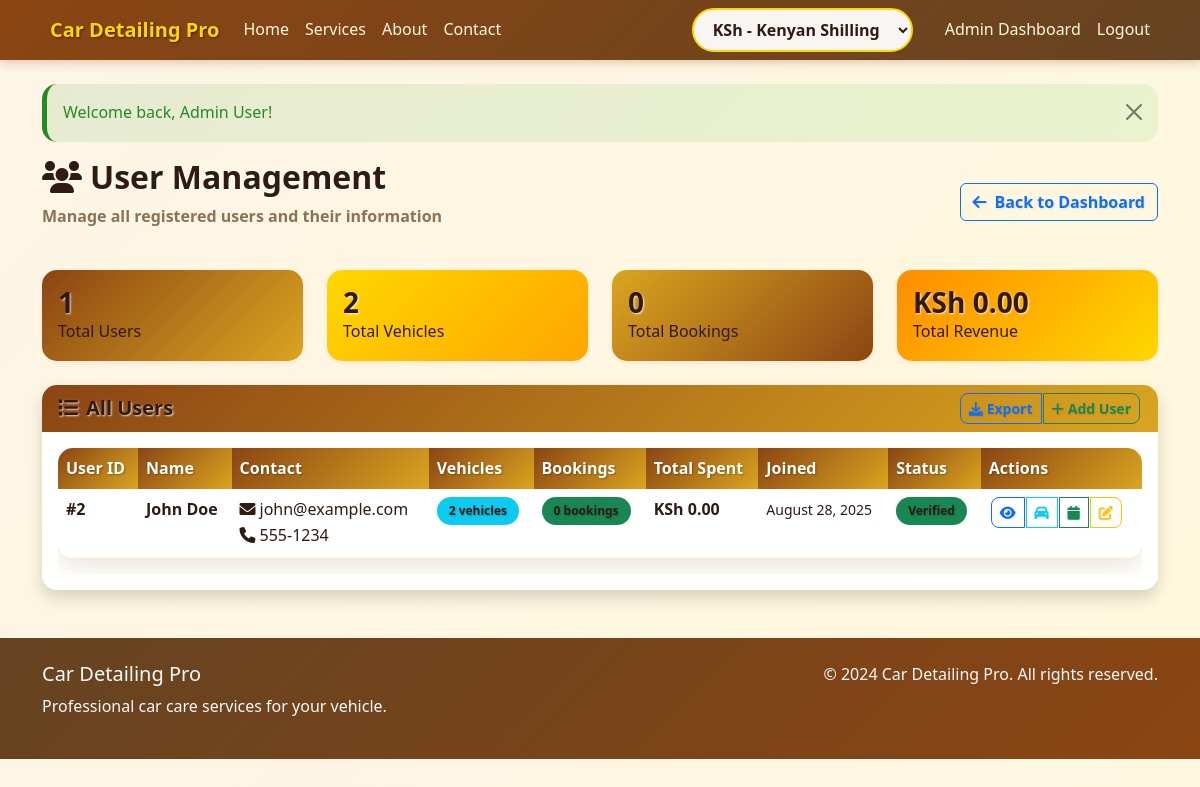
The app's page /index.php?page=admin_users (signed in) with its own data.
### tables this page shows
CREATE TABLE users (
    id INT AUTO_INCREMENT PRIMARY KEY,
    full_name VARCHAR(100) NOT NULL,
    email VARCHAR(100) UNIQUE NOT NULL,
    phone VARCHAR(20) NOT NULL,
    password VARCHAR(255) NOT NULL,
    is_admin TINYINT(1) DEFAULT 0,
    email_verified TINYINT(1) DEFAULT 0,
    verification_token VARCHAR(255),
    reset_token VARCHAR(255),
    reset_token_expires DATETIME,
    created_at TIMESTAMP DEFAULT CURRENT_TIMESTAMP,
    updated_at TIMESTAMP DEFAULT CURRENT_TIMESTAMP ON UPDATE CURRENT_TIMESTAMP,
    INDEX idx_email (email),
    INDEX idx_admin (is_admin)
);

### pages/admin_users.php (the view, shortened to what this page needs)
<?php
$all_users_sql = "SELECT u.*,
                         COUNT(DISTINCT v.id) as vehicle_count,
                         COUNT(DISTINCT b.id) as booking_count,
                         SUM(b.total_amount) as total_spent
                  FROM users u
                  LEFT JOIN vehicles v ON u.id = v.user_id
                  LEFT JOIN bookings b ON u.id = b.user_id AND b.status = 'completed'
                  WHERE u.is_admin = 0
                  GROUP BY u.id
                  ORDER BY u.created_at DESC";
$all_users_result = $conn->query($all_users_sql);
$all_users = $all_users_result->fetch_all(MYSQLI_ASSOC);
?>
<div class="admin-dashboard">
    <div class="row mb-4">
        <div class="col-12">
            <div class="d-flex justify-content-between align-items-center">
                <div>
                    <h2 class="text-primary">
                        <i class="fas fa-users me-2"></i>User Management
                    </h2>
                    <p class="text-muted">Manage all registered users and their information</p>
                </div>
                <div>
                    <a href="index.php?page=admin" class="btn btn-outline-primary">
                        <i class="fas fa-arrow-left me-2"></i>Back to Dashboard
                    </a>
                </div>
            </div>
        </div>
    </div>
    <div class="row mb-4">
        <div class="col-md-3">
            <div class="card border-0 shadow-sm" style="background: linear-gradient(135deg, var(--primary-color), var(--accent-color));">
                <div class="card-body text-white">
                    <h3 class="mb-0 fw-bold"><?php echo count($all_users); ?></h3>
                    <p class="mb-0">Total Users</p>
                </div>
            </div>
        </div>
        <div class="col-md-3">
            <div class="card border-0 shadow-sm" style="background: linear-gradient(135deg, var(--secondary-color), #FFA500);">
                <div class="card-body text-dark">
                    <h3 class="mb-0 fw-bold"><?php echo array_sum(array_column($all_users, 'vehicle_count')); ?></h3>
                    <p class="mb-0">Total Vehicles</p>
                </div>
            </div>
        </div>
        <div class="col-md-3">
            <div class="card border-0 shadow-sm" style="background: linear-gradient(135deg, var(--accent-color), var(--primary-color));">
                <div class="card-body text-white">
                    <h3 class="mb-0 fw-bold"><?php echo array_sum(array_column($all_users, 'booking_count')); ?></h3>
                    <p class="mb-0">Total Bookings</p>
                </div>
            </div>
        </div>
        <div class="col-md-3">
            <div class="card border-0 shadow-sm" style="background: linear-gradient(135deg, var(--warning-color), #FFD700);">
                <div class="card-body text-dark">
                    <h3 class="mb-0 fw-bold"><?php echo format_currency(array_sum(array_column($all_users, 'total_spent'))); ?></h3>
                    <p class="mb-0">Total Revenue</p>
                </div>
            </div>
        </div>
    </div>
    <div class="row">
        <div class="col-12">
            <div class="card shadow">
                <div class="card-header d-flex justify-content-between align-items-center">
                    <h5 class="mb-0"><i class="fas fa-list me-2"></i>All Users</h5>
                    <div class="btn-group">
                        <button type="button" class="btn btn-outline-primary btn-sm" onclick="exportUsers()">
                            <i class="fas fa-download me-1"></i>Export
                        </button>
                        <button type="button" class="btn btn-outline-success btn-sm" onclick="addUser()">
                            <i class="fas fa-plus me-1"></i>Add User
                        </button>
                    </div>
                </div>
                <div class="card-body">
                    <?php if (empty($all_users)): ?>
                        <div class="text-center py-4">
                            <i class="fas fa-users fa-3x text-muted mb-3"></i>
                            <h5 class="text-muted">No users found</h5>
                            <p class="text-muted">There are no registered users yet.</p>
                        </div>
                    <?php else: ?>
                        <div class="table-responsive">
                            <table class="table table-hover">
                                <thead>
                                    <tr>
                                        <th>User ID</th>
                                        <th>Name</th>
                                        <th>Contact</th>
                                        <th>Vehicles</th>
                                        <th>Bookings</th>
                                        <th>Total Spent</th>
                                        <th>Joined</th>
                                        <th>Status</th>
                                        <th>Actions</th>
                                    </tr>
                                </thead>
                                <tbody>
                                    <?php foreach ($all_users as $user): ?>
                                        <tr>
                                            <td>
                                                <strong>#<?php echo $user['id']; ?></strong>
                                            </td>
                                            <td>
                                                <strong><?php echo htmlspecialchars($user['full_name']); ?></strong>
                                            </td>
                                            <td>
                                                <div><i class="fas fa-envelope me-1"></i><?php echo htmlspecialchars($user['email']); ?></div>
                                                <div><i class="fas fa-phone me-1"></i><?php echo htmlspecialchars($user['phone']); ?></div>
                                            </td>
                                            <td>
                                                <span class="badge bg-info"><?php echo $user['vehicle_count']; ?> vehicles</span>
                                            </td>
                                            <td>
                                                <span class="badge bg-success"><?php echo $user['booking_count']; ?> bookings</span>
                                            </td>
                                            <td>
                                                <strong><?php echo format_currency($user['total_spent'] ?? 0); ?></strong>
                                            </td>
                                            <td>
                                                <small><?php echo format_date($user['created_at']); ?></small>
                                            </td>
                                            <td>
                                                <?php if ($user['email_verified']): ?>
                                                    <span class="badge bg-success">Verified</span>
                                                <?php else: ?>
                                                    <span class="badge bg-warning">Pending</span>
                                                <?php endif; ?>
                                            </td>
                                            <td>
                                                <div class="btn-group btn-group-sm">
                                                    <button type="button" class="btn btn-outline-primary" onclick="viewUser(<?php echo $user['id']; ?>)">
                                                        <i class="fas fa-eye"></i>
                                                    </button>
                                                    <button type="button" class="btn btn-outline-info" onclick="viewUserVehicles(<?php echo $user['id']; ?>)">
                                                        <i class="fas fa-car"></i>
                                                    </button>
                                                    <button type="button" class="btn btn-outline-success" onclick="viewUserBookings(<?php echo $user['id']; ?>)">
                                                        <i class="fas fa-calendar"></i>
                                                    </button>
                                                    <button type="button" class="btn btn-outline-warning" onclick="editUser(<?php echo $user['id']; ?>)">
                                                        <i class="fas fa-edit"></i>
                                                    </button>
                                                </div>
                                            </td>
                                        </tr>
                                    <?php endforeach; ?>
                                </tbody>
                            </table>
                        </div>
                    <?php endif; ?>
                </div>
            </div>
        </div>
    </div>
</div>

### assets/css/style.css (style rules this page uses)
:root { --primary-color: #8B4513; --secondary-color: #FFD700; --accent-color: #DAA520; --light-gold: #FFF8DC; --dark-brown: #654321; --warm-white: #FDF5E6; --text-dark: #2F1B14; --text-light: #8B7355; --success-color: #228B22; --danger-color: #DC143C; --warning-color: #FF8C00; --info-color: #4169E1; }
body { font-family: 'Segoe UI', Tahoma, Geneva, Verdana, sans-serif; background: linear-gradient(135deg, var(--warm-white) 0%, var(--light-gold) 100%); color: var(--text-dark); line-height: 1.6; }
.card { background: rgba(255, 255, 255, 0.95); border: none; border-radius: 15px; box-shadow: 0 8px 25px rgba(139, 69, 19, 0.15); transition: all 0.3s ease; backdrop-filter: blur(10px); }
.card-header { background: linear-gradient(135deg, var(--primary-color) 0%, var(--accent-color) 100%); color: white; border-radius: 15px 15px 0 0 !important; border: none; }
.table { background: rgba(255, 255, 255, 0.95); border-radius: 15px; overflow: hidden; box-shadow: 0 8px 25px rgba(139, 69, 19, 0.15); }
.table thead th { background: linear-gradient(135deg, var(--primary-color) 0%, var(--accent-color) 100%); color: white; border: none; font-weight: 600; }
.badge { padding: 8px 12px; border-radius: 20px; font-weight: 600; }
.admin-dashboard h2, .admin-dashboard h3, .admin-dashboard h4, .admin-dashboard h5, .admin-dashboard h6 { color: #2F1B14 !important; font-weight: 700 !important; text-shadow: 1px 1px 2px rgba(255, 255, 255, 0.8); }
.admin-dashboard p, .admin-dashboard span, .admin-dashboard small { color: #2F1B14 !important; font-weight: 500 !important; }
.admin-dashboard .text-muted { color: #8B7355 !important; font-weight: 600 !important; }
.admin-dashboard .table { background: rgba(255, 255, 255, 0.95) !important; }
.admin-dashboard .table th { background: linear-gradient(135deg, var(--primary-color), var(--accent-color)) !important; color: white !important; font-weight: 700 !important; text-shadow: 1px 1px 2px rgba(0, 0, 0, 0.3); border: none !important; }
.admin-dashboard .table td { color: #2F1B14 !important; font-weight: 500 !important; border-color: var(--light-gold) !important; }
.admin-dashboard .badge { font-weight: 600 !important; text-shadow: 1px 1px 2px rgba(0, 0, 0, 0.2); }
.admin-dashboard .btn { font-weight: 600 !important; text-shadow: 1px 1px 2px rgba(0, 0, 0, 0.1); }
.btn-group .btn { border-radius: 8px; margin: 0 2px; transition: all 0.3s ease; }

### records on screen
users: id "2", full_name "John Doe", email "john@example.com", phone "555-1234", vehicle_count "2", booking_count "0", total_spent "KSh 0.00", created_at "August 28, 2025", email_verified "Verified"

### other values on screen
$flash['message'] "Welcome back, Admin User!"
count($all_users) "1"
array_sum(array_column($all_users, 'vehicle_count')) "2"
array_sum(array_column($all_users, 'booking_count')) "0"
format_currency(array_sum(array_column($all_users, 'total_spent'))) "KSh 0.00"
form field value "KSh - Kenyan Shilling"
